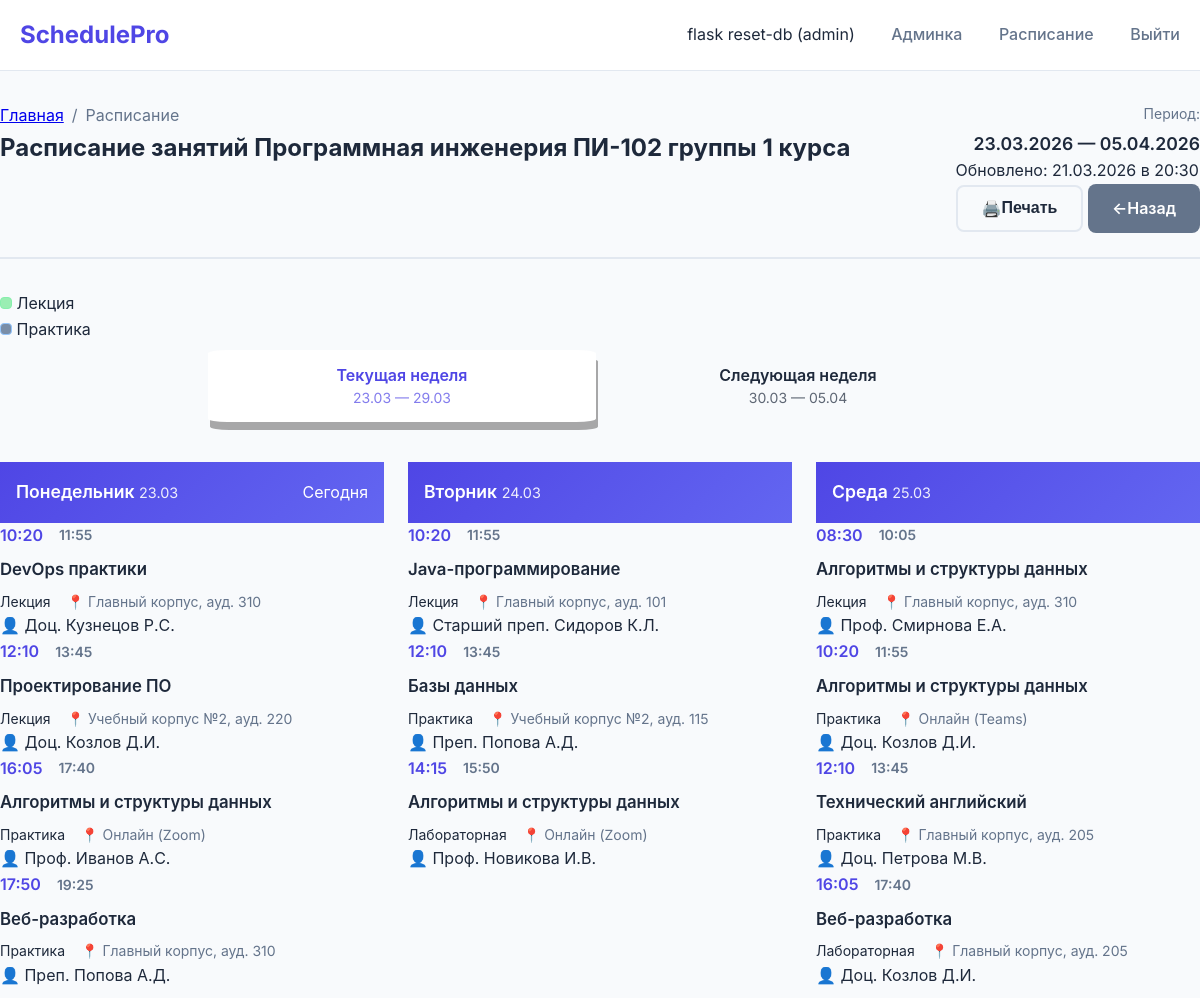
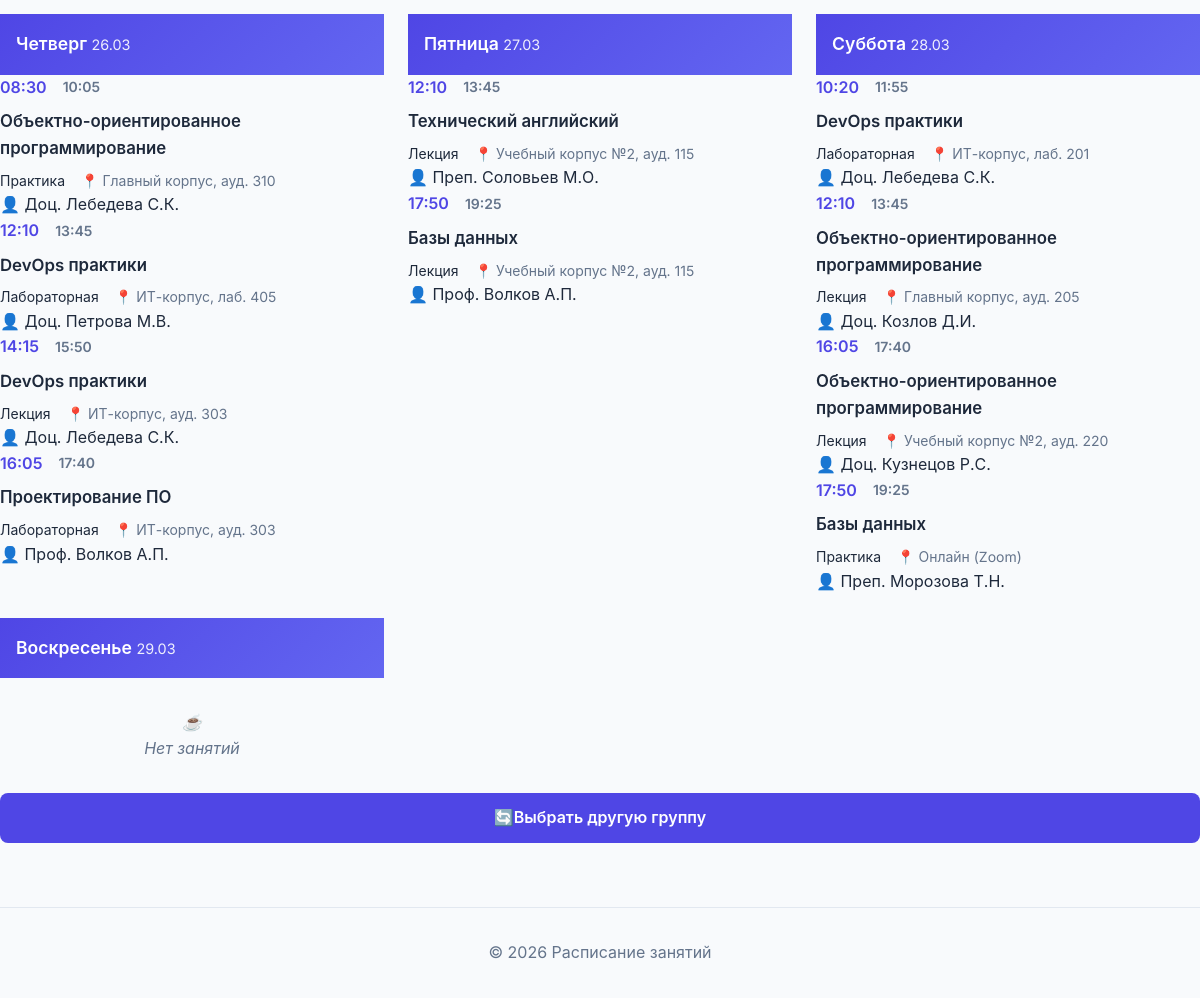
The page /schedule?group_id=14 (signed in) on the database its author committed (2 pictures, top to bottom).
### models.py (models this page shows, shortened)
class User(db.Model):
    __tablename__ = 'users'
    id = db.Column(db.Integer, primary_key=True)
    username = db.Column(db.String(80), unique=True, nullable=False)   # Логин
    email = db.Column(db.String(120), unique=True, nullable=False)     # Email
    password_hash = db.Column(db.String(200), nullable=False)          # Хеш пароля
    role = db.Column(db.String(20), nullable=False, default='student') # Роль: admin/manager/teacher/student
    group_id = db.Column(db.Integer, db.ForeignKey('groups.id'), nullable=True)  # Для студентов
    group = db.relationship('Group', backref='students')
    def is_admin(self):
        return self.role == 'admin'
    def is_student(self):
        return self.role == 'student'

class Specialty(db.Model):
    __tablename__ = 'specialties'
    id = db.Column(db.Integer, primary_key=True)
    code = db.Column(db.String(20), nullable=False, unique=True)      # Код специальности
    name = db.Column(db.String(200), nullable=False)                  # Название
    groups = db.relationship('Group', backref='specialty', lazy=True, cascade='all, delete-orphan')

class Group(db.Model):
    __tablename__ = 'groups'
    id = db.Column(db.Integer, primary_key=True)
    name = db.Column(db.String(50), nullable=False)                   # Название группы
    course = db.Column(db.Integer, nullable=False, default=1)         # Курс
    specialty_id = db.Column(db.Integer, db.ForeignKey('specialties.id'), nullable=False)
    lessons = db.relationship('Lesson', back_populates='group', lazy=True, cascade='all, delete-orphan')

class Lesson(db.Model):
    __tablename__ = 'lessons'
    id = db.Column(db.Integer, primary_key=True)
    subject_name = db.Column(db.String(200), nullable=False)          # Название предмета
    lesson_type = db.Column(db.String(50), nullable=False)            # Тип: Лекция, Практика, Лабораторная
    lesson_date = db.Column(db.Date, nullable=False, index=True)      # Дата проведения
    start_time = db.Column(db.Time, nullable=False)                   # Время начала
    end_time = db.Column(db.Time, nullable=False)                     # Время окончания
    location = db.Column(db.String(100), nullable=False)              # Аудитория
    teacher = db.Column(db.String(100), nullable=True)                # ФИО преподавателя (строковое поле для совместимости)
    teacher_id = db.Column(db.Integer, db.ForeignKey('users.id'), nullable=True)  # Ссылка на преподавателя (пользователя)
    group_id = db.Column(db.Integer, db.ForeignKey('groups.id'), nullable=False)  # Группа
    status = db.Column(db.String(20), default='scheduled', nullable=False)        # Статус: scheduled/confirmed/needs_reschedule/cancelled
    uploaded_at = db.Column(db.DateTime, default=datetime.now, onupdate=datetime.now, nullable=False)  # Время последнего обновления
    group = db.relationship('Group', back_populates='lessons')        # Двусторонняя связь с группой
    teacher_user = db.relationship('User', foreign_keys=[teacher_id], backref='lessons_teaching')  # Связь с преподавателем

### app.py (the view)
@app.route('/schedule', methods=['GET', 'POST'])
@login_required
def schedule():
    if request.method == 'POST':
        group_id = request.form.get('group_id')
        if group_id:
            session['group_id'] = int(group_id)
            return redirect(url_for('schedule'))
    if current_user.is_student():
        group_id = current_user.group_id
    else:
        group_id = request.args.get('group_id') or session.get('group_id')
    if not group_id:
        flash('Пожалуйста, выберите группу', 'warning')
        return redirect(url_for('index'))
    group = Group.query.get_or_404(group_id)
    specialty = Specialty.query.get(group.specialty_id)
    dates = get_two_weeks_dates()
    start_date = dates[0]
    end_date = dates[-1]
    lessons = Lesson.query.filter(
        Lesson.group_id == group_id,
        Lesson.lesson_date >= start_date,
        Lesson.lesson_date <= end_date
    ).order_by(Lesson.lesson_date, Lesson.start_time).all()
    last_update = db.session.query(db.func.max(Lesson.uploaded_at)).filter(
        Lesson.group_id == group_id
    ).scalar()
    schedule_by_day = {}
    for date in dates:
        date_str = date.strftime('%Y-%m-%d')
        day_lessons = [l for l in lessons if l.lesson_date == date]
        schedule_by_day[date_str] = {
            'date': date,
            'day_name': ['Пн', 'Вт', 'Ср', 'Чт', 'Пт', 'Сб', 'Вс'][date.weekday()],
            'full_day_name': ['Понедельник', 'Вторник', 'Среда', 'Четверг', 'Пятница', 'Суббота', 'Воскресенье'][date.weekday()],
            'lessons': day_lessons,
            'is_today': date == datetime.now().date()
        }
    week1 = dates[:7]
    week2 = dates[7:]
    return render_template('schedule.html',
                           group=group,
                           specialty=specialty,
                           schedule=schedule_by_day,
                           week1=week1,
                           week2=week2,
                           start_date=start_date,
                           end_date=end_date,
                           today=datetime.now().date(),
                           last_update=last_update)

### templates/schedule.html (shortened to what this page needs)
{% extends "base.html" %}
{% block content %}
<div class="page-container">
    <section class="schedule-header">
        <div class="header-main">
            <div class="breadcrumbs">
                <a href="{{ url_for('index') }}" class="breadcrumb-link">Главная</a>
                <span class="breadcrumb-separator">/</span>
                <span class="breadcrumb-current">Расписание</span>
            </div>
            <h2 class="schedule-title">Расписание занятий {{ specialty.name }} {{ group.name }} группы {{ group.course }} курса
        </div>
        <div class="header-info">
            <div class="date-range">
                <span class="date-label">Период:</span>
                <span class="dates">{{ start_date.strftime('%d.%m.%Y') }} — {{ end_date.strftime('%d.%m.%Y') }}</span>
            </div>
            {% if last_update %}
            <div class="update-info">
                <span class="update-label-header">Обновлено:</span>
                <span class="update-time-header" title="Дата последнего изменения расписания для этой группы">
                    {{ last_update.strftime('%d.%m.%Y в %H:%M') }}
                </span>
            </div>
            {% endif %}
            <div class="header-actions">
                <button onclick="window.print()" class="btn btn-outline btn-sm">
                    <span class="btn-icon">🖨️</span>
                    Печать
                </button>
                <a href="{{ url_for('index') }}" class="btn btn-secondary btn-sm">
                    <span class="btn-icon">←</span>
                    Назад
                </a>
            </div>
        </div>
    </section>
<div class="lesson-types">
    <div class="legend-item">
        <span class="legend-color" style="display: inline-block; width: 12px; height: 12px; background: #9aeeb3; border: 1px solid #86efac; border-radius: 4px;"></span>
        <span>Лекция</span>
    </div>
    <div class="legend-item">
        <span class="legend-color" style="display: inline-block; width: 12px; height: 12px; background: #7a8ea8; border: 1px solid #93c5fd; border-radius: 4px;"></span>
        <span>Практика</span>
    </div>
</div
    <section class="week-tabs-section">
        <div class="week-tabs">
            <button class="week-tab active" data-tab="week1">
                <span class="tab-label">Текущая неделя</span>
                <span class="tab-dates">{{ week1[0].strftime('%d.%m') }} — {{ week1[6].strftime('%d.%m') }}</span>
            </button>
            <button class="week-tab" data-tab="week2">
                <span class="tab-label">Следующая неделя</span>
                <span class="tab-dates">{{ week2[0].strftime('%d.%m') }} — {{ week2[6].strftime('%d.%m') }}</span>
            </button>
        </div>
    </section>
    <section class="week-content">
        <div class="week-panel active" id="week1">
            <div class="schedule-grid">
                {% for date in week1 %}
                {% set date_str = date.strftime('%Y-%m-%d') %}
                {% set day_data = schedule[date_str] %}
                <div class="day-column {% if day_data.is_today %}today{% endif %} {% if not day_data.lessons %}empty{% endif %}" data-date="{{ date_str }}">
                    <div class="day-header">
                        <div class="day-info">
                            <span class="day-name">{{ day_data.full_day_name }}</span>
                            <span class="day-date">{{ date.strftime('%d.%m') }}</span>
                        </div>
                        {% if day_data.is_today %}
                        <span class="today-badge">Сегодня</span>
                        {% endif %}
                    </div>
                    <div class="day-content" data-lessons-count="{{ day_data.lessons|length }}">
                        {% if day_data.lessons %}
                            {% for lesson in day_data.lessons %}
                            <div class="lesson-card type-{{ lesson.lesson_type }}"
                                 data-lesson-type="{{ lesson.lesson_type }}"
                                 title="Обновлено: {{ lesson.uploaded_at.strftime('%d.%m.%Y %H:%M') }}">
                                <div class="lesson-time">
                                    <span class="time-start">{{ lesson.start_time.strftime('%H:%M') }}</span>
                                    <span class="time-end">{{ lesson.end_time.strftime('%H:%M') }}</span>
                                </div>
                                <div class="lesson-body">
                                    <h4 class="lesson-subject">{{ lesson.subject_name }}</h4>
                                    <div class="lesson-meta">
                                        <span class="lesson-type-badge">{{ lesson.lesson_type }} </style></span>
                                        <span class="lesson-location">📍 {{ lesson.location }}</span>
                                    </div>
                                    {% if lesson.teacher %}
                                    <div class="lesson-teacher">👤 {{ lesson.teacher }}</div>
                                    {% endif %}
                                </div>
                            </div>
                            {% endfor %}
                        {% else %}
                            <div class="no-lessons">
                                <span class="no-lessons-icon">☕</span>
                                <p>Нет занятий</p>
                            </div>
                        {% endif %}
                    </div>
                </div>
                {% endfor %}
            </div>
        </div>
    </section>
    <section class="bottom-actions">
        <a href="{{ url_for('index') }}" class="btn btn-primary">
            <span class="btn-icon">🔄</span>
            Выбрать другую группу
        </a>
    </section>
</div>
{% endblock %}

### templates/base.html (shortened to what this page needs)
<!DOCTYPE html>
<nav class="navbar">
    <div class="container">
        <a href="/" class="logo">SchedulePro</a>
        <div class="nav-links">
            {% if current_user.is_authenticated %}
                <span>{{ current_user.username }} ({{ current_user.role }})</span>
                {% if current_user.is_admin() %}
                    <a href="{{ url_for('admin_panel') }}">Админка</a>
                {% elif current_user.is_manager() %}
                    <a href="{{ url_for('manager_pending') }}">Переносы</a>
                {% elif current_user.is_teacher() %}
                    <a href="{{ url_for('teacher_lessons') }}">Мои занятия</a>
                {% endif %}
                <a href="{{ url_for('schedule') }}">Расписание</a>
                <a href="{{ url_for('logout') }}">Выйти</a>
            {% else %}
                <a href="{{ url_for('login') }}">Вход</a>
                <a href="{{ url_for('register') }}">Регистрация</a>
            {% endif %}
        </div>
    </div>
</nav>
<html lang="ru">
<head>
    <link rel="stylesheet" href="{{ url_for('static', filename='style.css') }}">
</head>
<body>
    <main class="main-content">
        {% block content %}{% endblock %}
    </main>
    <footer class="footer">
        <div class="container">
            <p>&copy; 2026 Расписание занятий</p>
        </div>
    </footer>
</body>
</html>

### rows shown on the page
User: username "flask reset-db", role "admin"
Specialty: name "Программная инженерия"
Group: name "ПИ-102", course "1"
Lesson: start_time "10:20", end_time "11:55", subject_name "DevOps практики", lesson_type "Лекция", location "Главный корпус, ауд. 310", teacher "Доц. Кузнецов Р.С."
Lesson: start_time "12:10", end_time "13:45", subject_name "Проектирование ПО", lesson_type "Лекция", location "Учебный корпус №2, ауд. 220", teacher "Доц. Козлов Д.И."
Lesson: start_time "16:05", end_time "17:40", subject_name "Алгоритмы и структуры данных", lesson_type "Практика", location "Онлайн (Zoom)", teacher "Проф. Иванов А.С."
Lesson: start_time "17:50", end_time "19:25", subject_name "Веб-разработка", lesson_type "Практика", location "Главный корпус, ауд. 310", teacher "Преп. Попова А.Д."
Lesson: start_time "10:20", end_time "11:55", subject_name "Java-программирование", lesson_type "Лекция", location "Главный корпус, ауд. 101", teacher "Старший преп. Сидоров К.Л."
Lesson: start_time "12:10", end_time "13:45", subject_name "Базы данных", lesson_type "Практика", location "Учебный корпус №2, ауд. 115", teacher "Преп. Попова А.Д."
Lesson: start_time "14:15", end_time "15:50", subject_name "Алгоритмы и структуры данных", lesson_type "Лабораторная", location "Онлайн (Zoom)", teacher "Проф. Новикова И.В."
Lesson: start_time "08:30", end_time "10:05", subject_name "Алгоритмы и структуры данных", lesson_type "Лекция", location "Главный корпус, ауд. 310", teacher "Проф. Смирнова Е.А."
Lesson: start_time "10:20", end_time "11:55", subject_name "Алгоритмы и структуры данных", lesson_type "Практика", location "Онлайн (Teams)", teacher "Доц. Козлов Д.И."
Lesson: start_time "12:10", end_time "13:45", subject_name "Технический английский", lesson_type "Практика", location "Главный корпус, ауд. 205", teacher "Доц. Петрова М.В."
Lesson: start_time "16:05", end_time "17:40", subject_name "Веб-разработка", lesson_type "Лабораторная", location "Главный корпус, ауд. 205", teacher "Доц. Козлов Д.И."
Lesson: start_time "08:30", end_time "10:05", subject_name "Объектно-ориентированное программирование", lesson_type "Практика", location "Главный корпус, ауд. 310", teacher "Доц. Лебедева С.К."
Lesson: start_time "12:10", end_time "13:45", subject_name "DevOps практики", lesson_type "Лабораторная", location "ИТ-корпус, лаб. 405", teacher "Доц. Петрова М.В."
Lesson: start_time "14:15", end_time "15:50", subject_name "DevOps практики", lesson_type "Лекция", location "ИТ-корпус, ауд. 303", teacher "Доц. Лебедева С.К."
Lesson: start_time "16:05", end_time "17:40", subject_name "Проектирование ПО", lesson_type "Лабораторная", location "ИТ-корпус, ауд. 303", teacher "Проф. Волков А.П."
Lesson: start_time "12:10", end_time "13:45", subject_name "Технический английский", lesson_type "Лекция", location "Учебный корпус №2, ауд. 115", teacher "Преп. Соловьев М.О."
Lesson: start_time "17:50", end_time "19:25", subject_name "Базы данных", lesson_type "Лекция", location "Учебный корпус №2, ауд. 115", teacher "Проф. Волков А.П."
Lesson: start_time "10:20", end_time "11:55", subject_name "DevOps практики", lesson_type "Лабораторная", location "ИТ-корпус, лаб. 201", teacher "Доц. Лебедева С.К."
Lesson: start_time "12:10", end_time "13:45", subject_name "Объектно-ориентированное программирование", lesson_type "Лекция", location "Главный корпус, ауд. 205", teacher "Доц. Козлов Д.И."
Lesson: start_time "16:05", end_time "17:40", subject_name "Объектно-ориентированное программирование", lesson_type "Лекция", location "Учебный корпус №2, ауд. 220", teacher "Доц. Кузнецов Р.С."
Lesson: start_time "17:50", end_time "19:25", subject_name "Базы данных", lesson_type "Практика", location "Онлайн (Zoom)", teacher "Преп. Морозова Т.Н."

### other values the page prints
{{ start_date.strftime('%d.%m.%Y') }} "23.03.2026"
{{ end_date.strftime('%d.%m.%Y') }} "05.04.2026"
{{ last_update.strftime('%d.%m.%Y в %H:%M') }} "21.03.2026 в 20:30"
{{ week1[0].strftime('%d.%m') }} "23.03"
{{ week1[6].strftime('%d.%m') }} "29.03"
{{ week2[0].strftime('%d.%m') }} "30.03"
{{ week2[6].strftime('%d.%m') }} "05.04"
{{ day_data.full_day_name }} "Понедельник" "Вторник" "Среда" "Четверг" "Пятница" "Суббота" "Воскресенье"
{{ date.strftime('%d.%m') }} "23.03" "24.03" "25.03" "26.03" "27.03" "28.03" "29.03"
